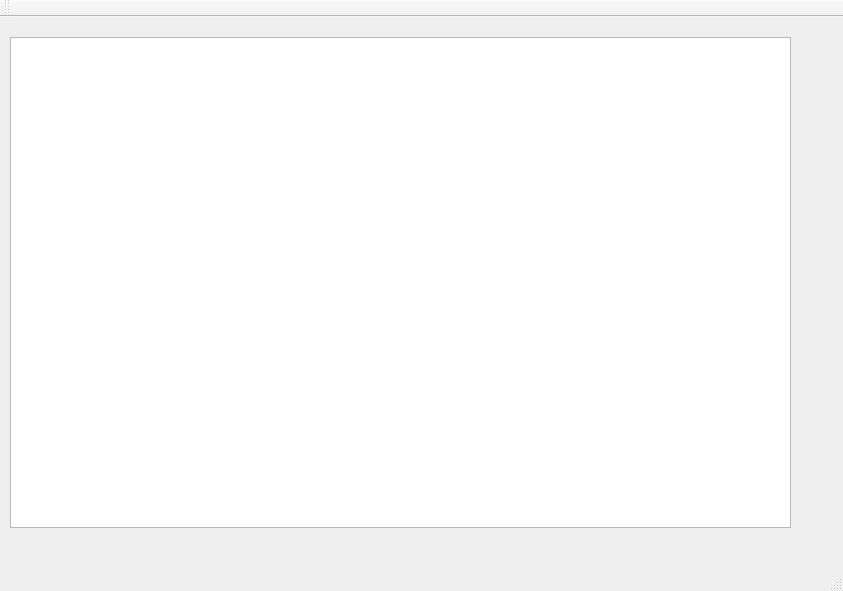
<?xml version="1.0" encoding="UTF-8"?>
<ui version="4.0">
 <class>MainWindow</class>
 <widget class="QMainWindow" name="MainWindow">
  <property name="geometry">
   <rect>
    <x>0</x>
    <y>0</y>
    <width>843</width>
    <height>591</height>
   </rect>
  </property>
  <property name="windowTitle">
   <string>MainWindow</string>
  </property>
  <widget class="QWidget" name="centralWidget">
   <widget class="QGraphicsView" name="graphicsView">
    <property name="geometry">
     <rect>
      <x>10</x>
      <y>20</y>
      <width>781</width>
      <height>491</height>
     </rect>
    </property>
   </widget>
  </widget>
  <widget class="QMenuBar" name="menuBar">
   <property name="geometry">
    <rect>
     <x>0</x>
     <y>0</y>
     <width>843</width>
     <height>21</height>
    </rect>
   </property>
  </widget>
  <widget class="QToolBar" name="mainToolBar">
   <attribute name="toolBarArea">
    <enum>TopToolBarArea</enum>
   </attribute>
   <attribute name="toolBarBreak">
    <bool>false</bool>
   </attribute>
  </widget>
  <widget class="QStatusBar" name="statusBar"/>
 </widget>
 <layoutdefault spacing="6" margin="11"/>
 <resources/>
 <connections/>
</ui>
